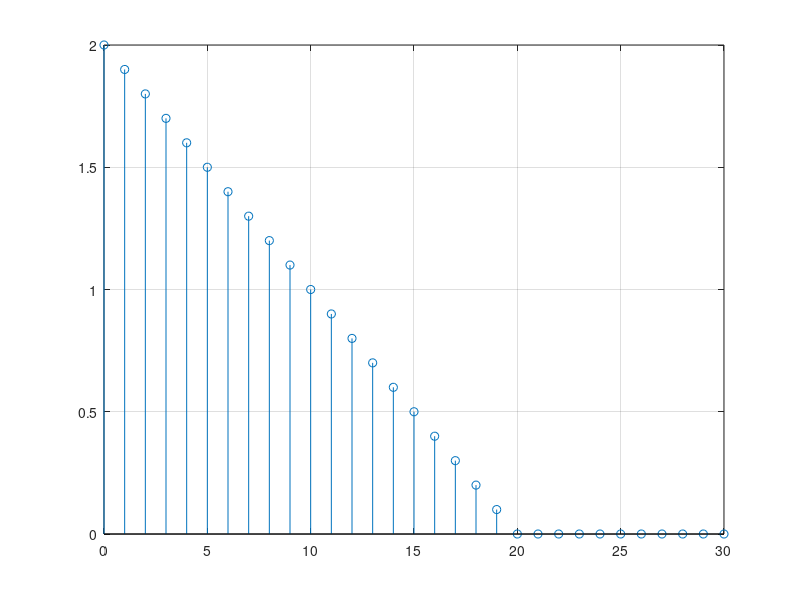
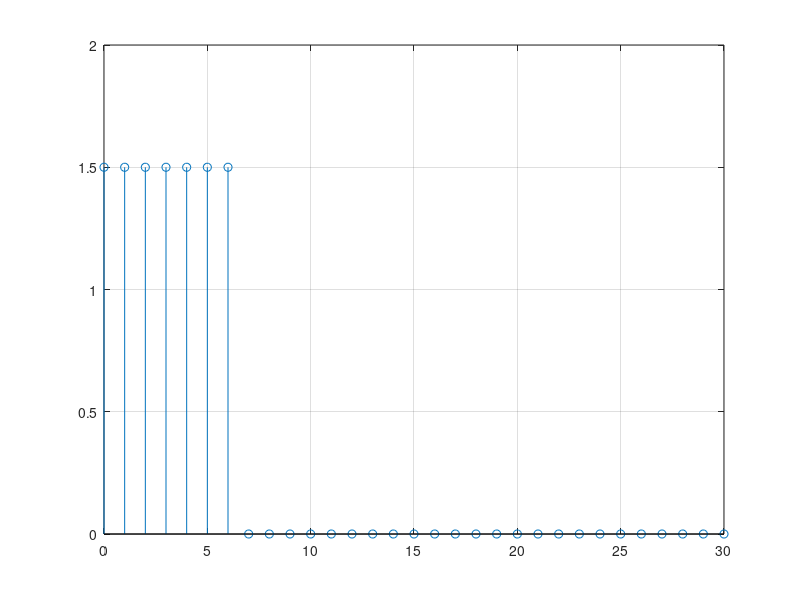
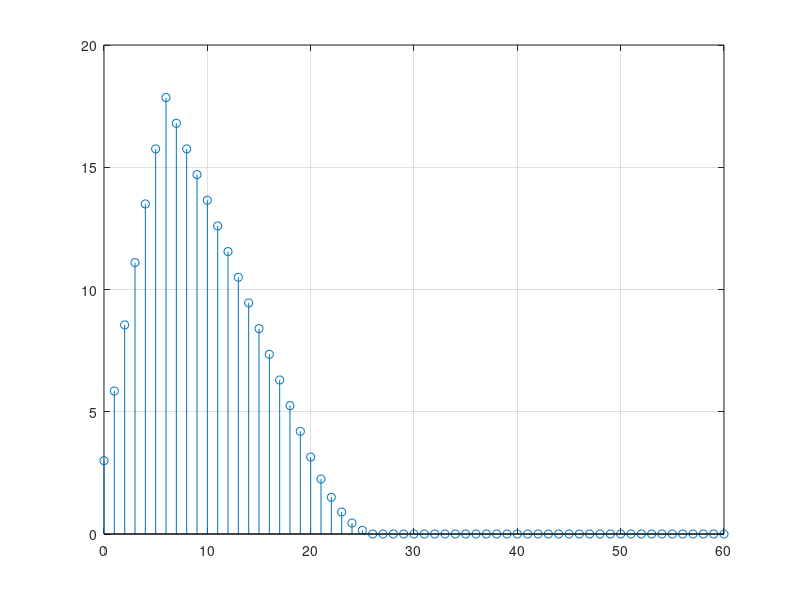

MATLAB code to generate these figures, in order:
clear all;
close all;
clc;

n = 0:30;
m = 0:30;
tr = ((-0.1)*n + 2) .* ( (n >= 0) - (n >= 20) );
p1 = 1.5 * ( (m >= 0) - (m >= 7) );
figure,stem(n,tr),grid;
figure,stem(m,p1),grid;
yr = conv(tr,p1);
yd = 0:length(yr) - 1;
figure,stem(yd,yr),grid;